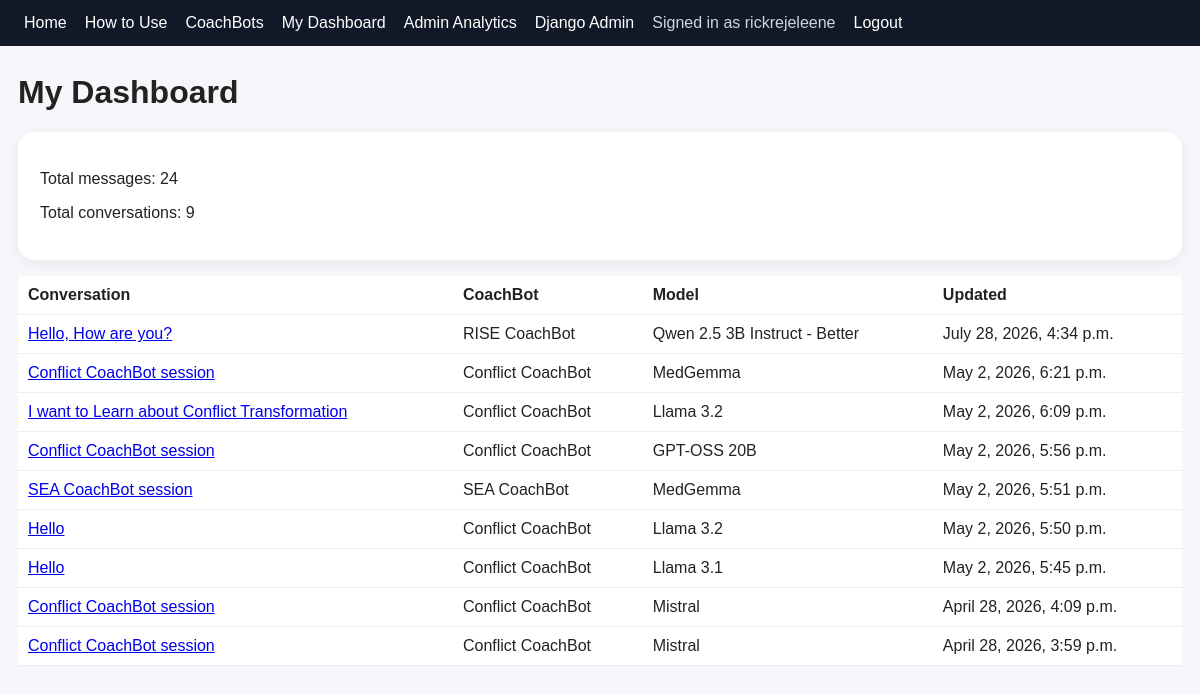
The page /chat/dashboard/ (signed in) on the database as committed earlier.
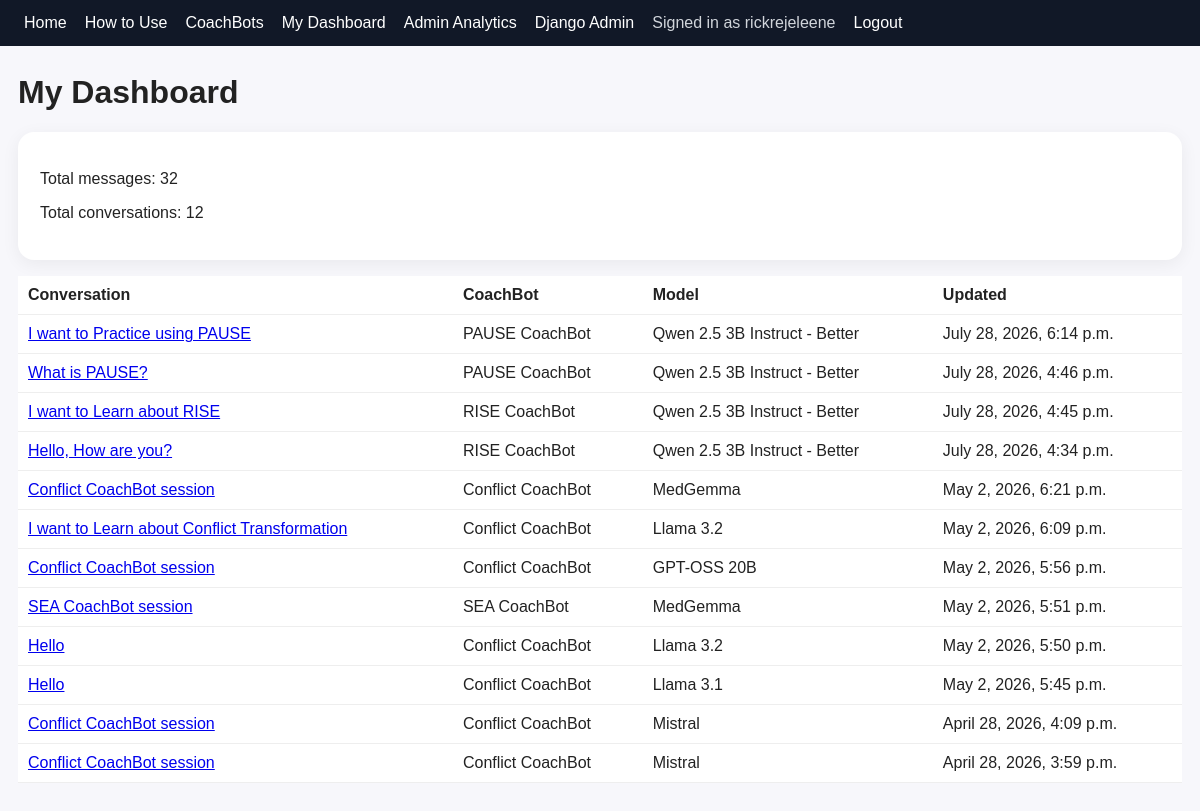
The same page on the database as committed later.
### conversations/models.py (models this page shows, shortened)
class Conversation(models.Model):
    user = models.ForeignKey(
        settings.AUTH_USER_MODEL,
        on_delete=models.CASCADE,
        null=True,
        blank=True,
    )
    guest_name = models.CharField(
        max_length=150,
        blank=True,
    )
    visitor_id = models.CharField(
        max_length=64,
        blank=True,
        db_index=True,
        help_text=(
            "Anonymous browser identifier used to recognize "
            "repeat guest users."
        ),
    )
    chatbot = models.ForeignKey(
        Chatbot,
        on_delete=models.PROTECT,
    )
    model = models.ForeignKey(
        OllamaModel,
        on_delete=models.PROTECT,
        null=True,
        blank=True,
    )
    title = models.CharField(
        max_length=200,
        default="New conversation",
    )
    created_at = models.DateTimeField(
        auto_now_add=True,
    )
    updated_at = models.DateTimeField(
        auto_now=True,
    )
    session_started_at = models.DateTimeField(
        default=timezone.now,
        editable=False,
        help_text="Time the CoachBot session began.",
    )
    session_ended_at = models.DateTimeField(
        null=True,
        blank=True,
        help_text="Time the participant ended the CoachBot session.",
    )
    active_seconds = models.PositiveIntegerField(
        default=0,
        help_text=(
            "Approximate active time spent using this conversation, "
            "measured in seconds."
        ),
    )
    last_activity_at = models.DateTimeField(
        null=True,
        blank=True,
        help_text="Most recent recorded active-use heartbeat.",
    )
    class Meta:
        ordering = ["-updated_at"]

### bots/models.py (models this page shows, shortened)
class Chatbot(models.Model):
    name = models.CharField(max_length=120, unique=True)
    framework = models.CharField(max_length=80)
    description = models.TextField()
    system_prompt = models.TextField()
    is_active = models.BooleanField(default=True)

class OllamaModel(models.Model):
    name = models.CharField(max_length=100, unique=True)
    display_name = models.CharField(max_length=120)
    description = models.TextField(blank=True)
    is_active = models.BooleanField(default=True)

### conversations/views.py (the view)
@login_required
def my_dashboard(request):
    conversations = (
        Conversation.objects
        .filter(user=request.user)
        .select_related(
            "chatbot",
            "model",
        )
        .order_by("-created_at")
    )
    total_messages = Message.objects.filter(
        conversation__user=request.user
    ).count()
    return render(
        request,
        "conversations/dashboard.html",
        {
            "conversations": conversations,
            "total_messages": total_messages,
        },
    )

### templates/conversations/dashboard.html
{% extends 'base.html' %}{% block content %}
<h1>My Dashboard</h1><div class="card"><p>Total messages: {{ total_messages }}</p><p>Total conversations: {{ conversations|length }}</p></div>
<table><tr><th>Conversation</th><th>CoachBot</th><th>Model</th><th>Updated</th></tr>{% for c in conversations %}<tr><td><a href="/chat/{{ c.id }}/">{{ c.title }}</a></td><td>{{ c.chatbot.name }}</td><td>{{ c.model.display_name }}</td><td>{{ c.updated_at }}</td></tr>{% endfor %}</table>
{% endblock %}

### templates/base.html (shortened to what this page needs)
<!doctype html>
<html lang="en">
<head>
</head>
<body>
  <nav>
    <a href="/">Home</a>
    <a href="/how-to-use/">How to Use</a>
    <a href="/bots/">CoachBots</a>
    {% if user.is_authenticated %}
      <a href="/chat/dashboard/">My Dashboard</a>
    {% endif %}
    {% if user.is_staff %}
      <a href="/analytics/admin-dashboard/">
        Admin Analytics
      </a>
      <a href="/admin/">
        Django Admin
      </a>
    {% endif %}
    {% if user.is_authenticated %}
      <span>
        Signed in as {{ user.username }}
      </span>
      <form
        method="post"
        action="{% url 'logout' %}"
        class="logout-form"
      >
        <button
          type="submit"
          class="logout-button"
        >
          Logout
        </button>
      </form>
    {% endif %}
  </nav>
  <main class="container">
    {% block content %}{% endblock %}
  </main>
</body>
</html>

### templates/base.html (style rules this page uses)
*, *::before, *::after { box-sizing: border-box; }
body { font-family: Arial, sans-serif; margin: 0; background: #f7f7fb; color: #222; }
nav { background: #111827; color: white; padding: 14px 24px; display: flex; align-items: center; gap: 18px; flex-wrap: wrap; }
nav a { color: white; text-decoration: none; }
nav span { color: #d1d5db; }
.logout-form { display: inline; margin: 0; }
.logout-button { background: none; border: none; border-radius: 0; color: white; padding: 0; font: inherit; cursor: pointer; text-decoration: none; }
.container { width: 100%; max-width: 1200px; margin: 28px auto; padding: 0 18px; }
.card { background: white; border-radius: 16px; padding: 22px; margin: 16px 0; box-shadow: 0 4px 18px rgba(0, 0, 0, 0.06); }
button, .btn { background: #2563eb; color: white; border: 0; border-radius: 10px; padding: 10px 14px; text-decoration: none; cursor: pointer; font: inherit; }
table { width: 100%; border-collapse: collapse; background: white; }
td, th { padding: 10px; border-bottom: 1px solid #eee; text-align: left; vertical-align: top; }
th { font-weight: 700; }

Rows that differ between the two databases and show on the page:
added Conversation: title "I want to Practice using PAUSE", chatbot.name "PAUSE CoachBot", model.display_name "Qwen 2.5 3B Instruct - Better", updated_at "July 28, 2026, 6:14 p.m."
added Conversation: title "What is PAUSE?", chatbot.name "PAUSE CoachBot", model.display_name "Qwen 2.5 3B Instruct - Better", updated_at "July 28, 2026, 4:46 p.m."
added Conversation: title "I want to Learn about RISE", chatbot.name "RISE CoachBot", model.display_name "Qwen 2.5 3B Instruct - Better", updated_at "July 28, 2026, 4:45 p.m."
Other text that changed with them:
{{ total_messages }}: "24" → "32"
{{ conversations|length }}: "9" → "12"
